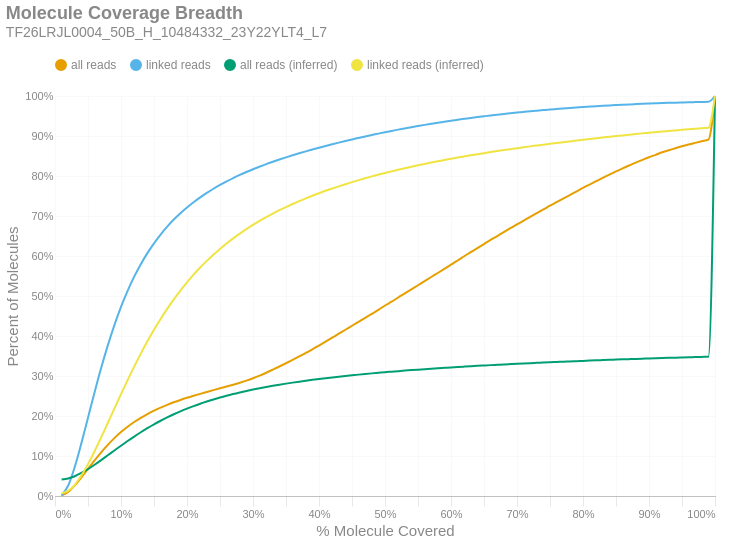

Write notebook code for a chart like this one.
### Markdown cell above
### Molecule Read Coverage
This chart shows molecule coverage breadth as computed by the number of bases aligned to that molecule. In other words, "*how much of each unique long molecule is actually sequenced/aligned?*" Keep in mind there is a distinction between sequences and alignments, since some sequences belonging to a particular molecule may not align well and wouldn't appear in the alignment data. This chart also shows molecule coverage breadth as computed by the *inferred fragment* from which the aligned sequences originate. Unlike read coverage, this calculation takes into account the total insert size, including unsequenced gaps between the forward and reverse reads. Like the previous figures, these are cumulative percents.

### Code cell
if SKIPLR:
    print_html(f"Skipped")
else:
    binned_df = consolidated_hist(valids['coverage_bp'], mask, 0.01, True)
    binned_df_inf = consolidated_hist(valids['coverage_inserts'], mask, 0.01, True)
    binned_df = binned_df.with_columns(pl.lit(binned_df_inf['all reads (cumsum)']).alias('all reads (inferred)'))
    binned_df = binned_df.with_columns(pl.lit(binned_df_inf['linked reads (cumsum)']).alias('linked reads (inferred)'))
    binned_df = binned_df.with_columns(
        (pl.col('bin').cast(pl.Float64) + 0.01).alias('right_edge')
    )

    with SafeRender(binned_df):
        (
            density_plot(binned_df, 'Molecule Coverage Breadth', samplename, 'molcov', ['all reads (inferred)','linked reads (inferred)'])
            .encode(
                #x=alt.X('bin:Q', title="% Molecule Covered").axis(format = '%').scale(padding=0),
                x=alt.X('right_edge:Q', title="% Molecule Covered").axis(format='%').scale(padding=0),
                y=alt.Y('value:Q', title='Percent of Molecules')
                    .axis(format='%')
                    .stack(False)
                    .scale(domainMin=0, padding=0),
                color=alt.Color("key:N").scale(domain = ["all reads", "linked reads", "all reads (inferred)", "linked reads (inferred)"]),
                tooltip = [
                    alt.Tooltip("key:N", title = "Data Type"),
                    alt.Tooltip("range_label:N", title="% Molecule Covered"),
                    alt.Tooltip("value:Q", format = ".2%", title="% Molecules")
                ]
            )
        ).display()

### Figure 1 — Vega-Lite specification as saved in the notebook (floating-point values rounded to 4 significant figures)
{"width": "container", "height": 400, "config": {"title": {"anchor": "start", "dy": -15, "fontSize": 18, "color": "#888888", "subtitleColor": "#888888", "subtitleFontSize": 14}, "arc": {"fill": "#0072B2"}, "axis": {"domainColor": "#888888", "domainWidth": 0.5, "gridWidth": 0.2, "grid": false, "titleFontWeight": 400, "titleFontSize": 15, "labelFontSize": 11, "labelColor": "#888888", "tickColor": "#888888", "tickWidth": 0.2, "titleColor": "#888888"}, "axisBand": {"grid": false}, "axisX": {"grid": true, "tickSize": 10, "domainCap": "round"}, "axisY": {"domain": false, "grid": true, "tickSize": 0, "domainCap": "round"}, "background": "transparent", "header": {"labelFontSize": 15, "labelColor": "#888888", "titleFontSize": 15, "titleFontWeight": 600, "titleColor": "#888888"}, "legend": {"labelFont": "sans-serif", "labelFontSize": 12, "labelColor": "#888888", "symbolSize": 100, "symbolType": "circle", "titleFontSize": 12, "titlePadding": 10, "titleColor": "#888888", "title": null, "orient": "top"}, "range": {"category": ["#E69F00", "#56B4E9", "#009E73", "#F0E442", "#0072B2", "#D55E00", "#CC79A7", "#000000"], "diverging": ["#cfe8f3", "#a2d4ec", "#73bfe2", "#46abdb", "#1696d2", "#12719e"]}, "area": {"fill": "#0072B2", "fillOpacity": 0.7, "line": true, "strokeOpacity": 0.7}, "line": {"color": "#0072B2", "stroke": "#0072B2", "strokeWidth": 2}, "trail": {"color": "#0072B2", "stroke": "#0072B2", "strokeWidth": 0, "size": 1}, "point": {"filled": true, "fillOpacity": 1.0, "size": 95}, "text": {"color": "#888888", "fontSize": 11, "align": "right", "fontWeight": 400, "size": 11}, "bar": {"fill": "#0072B2", "stroke": null}, "view": {"stroke": null, "continuousWidth": 660, "continuousHeight": 400}}, "data": {"name": "data-b9b77c09cbedf74b3cb514e83a200228"}, "mark": {"type": "line", "interpolate": "monotone", "point": {"opacity": 0, "size": 275}}, "encoding": {"color": {"field": "key", "scale": {"domain": ["all reads", "linked reads", "all reads (inferred)", "linked reads (inferred)"]}, "type": "nominal"}, "tooltip": [{"field": "key", "title": "Data Type", "type": "nominal"}, {"field": "range_label", "title": "% Molecule Covered", "type": "nominal"}, {"field": "value", "format": ".2%", "title": "% Molecules", "type": "quantitative"}], "x": {"axis": {"format": "%"}, "field": "right_edge", "scale": {"padding": 0}, "title": "% Molecule Covered", "type": "quantitative"}, "y": {"axis": {"format": "%"}, "field": "value", "scale": {"domainMin": 0, "padding": 0}, "stack": false, "title": "Percent of Molecules", "type": "quantitative"}}, "params": [{"name": "param_c36ac31b6afebe62", "select": {"type": "point", "fields": ["key"]}, "bind": "legend"}], "title": {"text": "Molecule Coverage Breadth", "subtitle": "TF26LRJL0004_50B_H_10484332_23Y22YLT4_L7"}, "transform": [{"fold": ["all reads (cumsum)", "linked reads (cumsum)", "all reads (inferred)", "linked reads (inferred)"]}, {"calculate": "replace(datum.key, ' (cumsum)', '')", "as": "key"}, {"filter": {"param": "param_c36ac31b6afebe62"}}], "usermeta": {"embedOptions": {"downloadFileName": "TF26LRJL0004_50B_H_10484332_23Y22YLT4_L7.molcov"}}, "$schema": "https://vega.github.io/schema/vega-lite/v6.4.1.json", "datasets": {"data-b9b77c09cbedf74b3cb514e83a200228": [{"bin": "0.0", "interval": "0.0-0.01", "all reads": 0.000884, "linked reads": 0.001649, "all reads (cumsum)": 0.000884, "linked reads (cumsum)": 0.001649, "range_label": "0.0-0.01", "all reads (inferred)": 0.04153, "linked reads (inferred)": 0.006835, "right_edge": 0.01}, {"bin": "0.01", "interval": "0.01-0.02", "all reads": 0.009119, "linked reads": 0.02452, "all reads (cumsum)": 0.01, "linked reads (cumsum)": 0.02617, "range_label": "0.01-0.02", "all reads (inferred)": 0.04398, "linked reads (inferred)": 0.01262, "right_edge": 0.02}, {"bin": "0.02", "interval": "0.02-0.03", "all reads": 0.01646, "linked reads": 0.04715, "all reads (cumsum)": 0.02646, "linked reads (cumsum)": 0.07332, "range_label": "0.02-0.03", "all reads (inferred)": 0.04949, "linked reads (inferred)": 0.02786, "right_edge": 0.03}, {"bin": "0.03", "interval": "0.03-0.04", "all reads": 0.0199, "linked reads": 0.05886, "all reads (cumsum)": 0.04636, "linked reads (cumsum)": 0.1322, "range_label": "0.03-0.04", "all reads (inferred)": 0.05752, "linked reads (inferred)": 0.05105, "right_edge": 0.04}, {"bin": "0.04", "interval": "0.04-0.05", "all reads": 0.0213, "linked reads": 0.06365, "all reads (cumsum)": 0.06767, "linked reads (cumsum)": 0.1958, "range_label": "0.04-0.05", "all reads (inferred)": 0.0673, "linked reads (inferred)": 0.07964, "right_edge": 0.05}, {"bin": "0.05", "interval": "0.05-0.06", "all reads": 0.0212, "linked reads": 0.06367, "all reads (cumsum)": 0.08887, "linked reads (cumsum)": 0.2595, "range_label": "0.05-0.06", "all reads (inferred)": 0.07822, "linked reads (inferred)": 0.112, "right_edge": 0.06}, {"bin": "0.06", "interval": "0.06-0.07", "all reads": 0.02024, "linked reads": 0.06088, "all reads (cumsum)": 0.1091, "linked reads (cumsum)": 0.3204, "range_label": "0.06-0.07", "all reads (inferred)": 0.08984, "linked reads (inferred)": 0.1467, "right_edge": 0.07}, {"bin": "0.07", "interval": "0.07-0.08", "all reads": 0.01868, "linked reads": 0.05622, "all reads (cumsum)": 0.1278, "linked reads (cumsum)": 0.3766, "range_label": "0.07-0.08", "all reads (inferred)": 0.1018, "linked reads (inferred)": 0.1825, "right_edge": 0.08}, {"bin": "0.08", "interval": "0.08-0.09", "all reads": 0.01686, "linked reads": 0.05076, "all reads (cumsum)": 0.1446, "linked reads (cumsum)": 0.4274, "range_label": "0.08-0.09", "all reads (inferred)": 0.1138, "linked reads (inferred)": 0.2186, "right_edge": 0.09}, {"bin": "0.09", "interval": "0.09-0.1", "all reads": 0.01515, "linked reads": 0.04552, "all reads (cumsum)": 0.1598, "linked reads (cumsum)": 0.4729, "range_label": "0.09-0.1", "all reads (inferred)": 0.1257, "linked reads (inferred)": 0.2545, "right_edge": 0.1}, {"bin": "0.1", "interval": "0.1-0.11", "all reads": 0.01338, "linked reads": 0.04012, "all reads (cumsum)": 0.1732, "linked reads (cumsum)": 0.513, "range_label": "0.1-0.11", "all reads (inferred)": 0.1374, "linked reads (inferred)": 0.2895, "right_edge": 0.11}, {"bin": "0.11", "interval": "0.11-0.12", "all reads": 0.01186, "linked reads": 0.03544, "all reads (cumsum)": 0.185, "linked reads (cumsum)": 0.5484, "range_label": "0.11-0.12", "all reads (inferred)": 0.1486, "linked reads (inferred)": 0.3235, "right_edge": 0.12}, {"bin": "0.12", "interval": "0.12-0.13", "all reads": 0.0105, "linked reads": 0.03119, "all reads (cumsum)": 0.1955, "linked reads (cumsum)": 0.5796, "range_label": "0.12-0.13", "all reads (inferred)": 0.1594, "linked reads (inferred)": 0.3559, "right_edge": 0.13}, {"bin": "0.13", "interval": "0.13-0.14", "all reads": 0.009386, "linked reads": 0.02762, "all reads (cumsum)": 0.2049, "linked reads (cumsum)": 0.6072, "range_label": "0.13-0.14", "all reads (inferred)": 0.1696, "linked reads (inferred)": 0.3866, "right_edge": 0.14}, {"bin": "0.14", "interval": "0.14-0.15", "all reads": 0.008412, "linked reads": 0.02446, "all reads (cumsum)": 0.2133, "linked reads (cumsum)": 0.6317, "range_label": "0.14-0.15", "all reads (inferred)": 0.1791, "linked reads (inferred)": 0.4155, "right_edge": 0.15}, {"bin": "0.15", "interval": "0.15-0.16", "all reads": 0.007666, "linked reads": 0.02203, "all reads (cumsum)": 0.221, "linked reads (cumsum)": 0.6537, "range_label": "0.15-0.16", "all reads (inferred)": 0.1881, "linked reads (inferred)": 0.4426, "right_edge": 0.16}, {"bin": "0.16", "interval": "0.16-0.17", "all reads": 0.00694, "linked reads": 0.01965, "all reads (cumsum)": 0.2279, "linked reads (cumsum)": 0.6734, "range_label": "0.16-0.17", "all reads (inferred)": 0.1965, "linked reads (inferred)": 0.4679, "right_edge": 0.17}, {"bin": "0.17", "interval": "0.17-0.18", "all reads": 0.006373, "linked reads": 0.01769, "all reads (cumsum)": 0.2343, "linked reads (cumsum)": 0.6911, "range_label": "0.17-0.18", "all reads (inferred)": 0.2043, "linked reads (inferred)": 0.4916, "right_edge": 0.18}, {"bin": "0.18", "interval": "0.18-0.19", "all reads": 0.005838, "linked reads": 0.01587, "all reads (cumsum)": 0.2401, "linked reads (cumsum)": 0.707, "range_label": "0.18-0.19", "all reads (inferred)": 0.2116, "linked reads (inferred)": 0.5136, "right_edge": 0.19}, {"bin": "0.19", "interval": "0.19-0.2", "all reads": 0.005401, "linked reads": 0.01433, "all reads (cumsum)": 0.2455, "linked reads (cumsum)": 0.7213, "range_label": "0.19-0.2", "all reads (inferred)": 0.2184, "linked reads (inferred)": 0.5342, "right_edge": 0.2}, {"bin": "0.2", "interval": "0.2-0.21", "all reads": 0.005032, "linked reads": 0.01305, "all reads (cumsum)": 0.2506, "linked reads (cumsum)": 0.7343, "range_label": "0.2-0.21", "all reads (inferred)": 0.2248, "linked reads (inferred)": 0.5533, "right_edge": 0.21}, {"bin": "0.21", "interval": "0.21-0.22", "all reads": 0.00483, "linked reads": 0.01214, "all reads (cumsum)": 0.2554, "linked reads (cumsum)": 0.7465, "range_label": "0.21-0.22", "all reads (inferred)": 0.2307, "linked reads (inferred)": 0.5712, "right_edge": 0.22}, {"bin": "0.22", "interval": "0.22-0.23", "all reads": 0.004679, "linked reads": 0.01117, "all reads (cumsum)": 0.2601, "linked reads (cumsum)": 0.7576, "range_label": "0.22-0.23", "all reads (inferred)": 0.2362, "linked reads (inferred)": 0.5877, "right_edge": 0.23}, {"bin": "0.23", "interval": "0.23-0.24", "all reads": 0.004651, "linked reads": 0.0105, "all reads (cumsum)": 0.2647, "linked reads (cumsum)": 0.7682, "range_label": "0.23-0.24", "all reads (inferred)": 0.2413, "linked reads (inferred)": 0.6032, "right_edge": 0.24}, {"bin": "0.24", "interval": "0.24-0.25", "all reads": 0.004456, "linked reads": 0.009579, "all reads (cumsum)": 0.2692, "linked reads (cumsum)": 0.7777, "range_label": "0.24-0.25", "all reads (inferred)": 0.2461, "linked reads (inferred)": 0.6177, "right_edge": 0.25}, {"bin": "0.25", "interval": "0.25-0.26", "all reads": 0.004346, "linked reads": 0.008813, "all reads (cumsum)": 0.2735, "linked reads (cumsum)": 0.7865, "range_label": "0.25-0.26", "all reads (inferred)": 0.2506, "linked reads (inferred)": 0.6313, "right_edge": 0.26}, {"bin": "0.26", "interval": "0.26-0.27", "all reads": 0.004555, "linked reads": 0.008324, "all reads (cumsum)": 0.2781, "linked reads (cumsum)": 0.7949, "range_label": "0.26-0.27", "all reads (inferred)": 0.2549, "linked reads (inferred)": 0.6441, "right_edge": 0.27}, {"bin": "0.27", "interval": "0.27-0.28", "all reads": 0.004908, "linked reads": 0.007811, "all reads (cumsum)": 0.283, "linked reads (cumsum)": 0.8027, "range_label": "0.27-0.28", "all reads (inferred)": 0.2588, "linked reads (inferred)": 0.656, "right_edge": 0.28}, {"bin": "0.28", "interval": "0.28-0.29", "all reads": 0.005355, "linked reads": 0.007293, "all reads (cumsum)": 0.2884, "linked reads (cumsum)": 0.81, "range_label": "0.28-0.29", "all reads (inferred)": 0.2626, "linked reads (inferred)": 0.6673, "right_edge": 0.29}, {"bin": "0.29", "interval": "0.29-0.3", "all reads": 0.005899, "linked reads": 0.00686, "all reads (cumsum)": 0.2943, "linked reads (cumsum)": 0.8168, "range_label": "0.29-0.3", "all reads (inferred)": 0.2661, "linked reads (inferred)": 0.6778, "right_edge": 0.3}, {"bin": "0.3", "interval": "0.3-0.31", "all reads": 0.00659, "linked reads": 0.006503, "all reads (cumsum)": 0.3008, "linked reads (cumsum)": 0.8233, "range_label": "0.3-0.31", "all reads (inferred)": 0.2694, "linked reads (inferred)": 0.6877, "right_edge": 0.31}, {"bin": "0.31", "interval": "0.31-0.32", "all reads": 0.007311, "linked reads": 0.006341, "all reads (cumsum)": 0.3082, "linked reads (cumsum)": 0.8297, "range_label": "0.31-0.32", "all reads (inferred)": 0.2725, "linked reads (inferred)": 0.697, "right_edge": 0.32}, {"bin": "0.32", "interval": "0.32-0.33", "all reads": 0.007717, "linked reads": 0.005895, "all reads (cumsum)": 0.3159, "linked reads (cumsum)": 0.8356, "range_label": "0.32-0.33", "all reads (inferred)": 0.2755, "linked reads (inferred)": 0.706, "right_edge": 0.33}, {"bin": "0.33", "interval": "0.33-0.34", "all reads": 0.00788, "linked reads": 0.005627, "all reads (cumsum)": 0.3238, "linked reads (cumsum)": 0.8412, "range_label": "0.33-0.34", "all reads (inferred)": 0.2783, "linked reads (inferred)": 0.7145, "right_edge": 0.34}, {"bin": "0.34", "interval": "0.34-0.35", "all reads": 0.008126, "linked reads": 0.005385, "all reads (cumsum)": 0.3319, "linked reads (cumsum)": 0.8466, "range_label": "0.34-0.35", "all reads (inferred)": 0.2809, "linked reads (inferred)": 0.7224, "right_edge": 0.35}, {"bin": "0.35", "interval": "0.35-0.36", "all reads": 0.008339, "linked reads": 0.005207, "all reads (cumsum)": 0.3402, "linked reads (cumsum)": 0.8518, "range_label": "0.35-0.36", "all reads (inferred)": 0.2835, "linked reads (inferred)": 0.7299, "right_edge": 0.36}, {"bin": "0.36", "interval": "0.36-0.37", "all reads": 0.00859, "linked reads": 0.004988, "all reads (cumsum)": 0.3488, "linked reads (cumsum)": 0.8568, "range_label": "0.36-0.37", "all reads (inferred)": 0.2859, "linked reads (inferred)": 0.7372, "right_edge": 0.37}, {"bin": "0.37", "interval": "0.37-0.38", "all reads": 0.008891, "linked reads": 0.004845, "all reads (cumsum)": 0.3577, "linked reads (cumsum)": 0.8616, "range_label": "0.37-0.38", "all reads (inferred)": 0.2882, "linked reads (inferred)": 0.7441, "right_edge": 0.38}, {"bin": "0.38", "interval": "0.38-0.39", "all reads": 0.008989, "linked reads": 0.004583, "all reads (cumsum)": 0.3667, "linked reads (cumsum)": 0.8662, "range_label": "0.38-0.39", "all reads (inferred)": 0.2904, "linked reads (inferred)": 0.7506, "right_edge": 0.39}, {"bin": "0.39", "interval": "0.39-0.4", "all reads": 0.009456, "linked reads": 0.004548, "all reads (cumsum)": 0.3761, "linked reads (cumsum)": 0.8708, "range_label": "0.39-0.4", "all reads (inferred)": 0.2925, "linked reads (inferred)": 0.757, "right_edge": 0.4}, {"bin": "0.4", "interval": "0.4-0.41", "all reads": 0.009606, "linked reads": 0.004341, "all reads (cumsum)": 0.3858, "linked reads (cumsum)": 0.8751, "range_label": "0.4-0.41", "all reads (inferred)": 0.2945, "linked reads (inferred)": 0.763, "right_edge": 0.41}, {"bin": "0.41", "interval": "0.41-0.42", "all reads": 0.009934, "linked reads": 0.004266, "all reads (cumsum)": 0.3957, "linked reads (cumsum)": 0.8794, "range_label": "0.41-0.42", "all reads (inferred)": 0.2964, "linked reads (inferred)": 0.7687, "right_edge": 0.42}, {"bin": "0.42", "interval": "0.42-0.43", "all reads": 0.01, "linked reads": 0.004145, "all reads (cumsum)": 0.4057, "linked reads (cumsum)": 0.8835, "range_label": "0.42-0.43", "all reads (inferred)": 0.2982, "linked reads (inferred)": 0.7742, "right_edge": 0.43}, {"bin": "0.43", "interval": "0.43-0.44", "all reads": 0.009923, "linked reads": 0.004012, "all reads (cumsum)": 0.4156, "linked reads (cumsum)": 0.8875, "range_label": "0.43-0.44", "all reads (inferred)": 0.3, "linked reads (inferred)": 0.7795, "right_edge": 0.44}, {"bin": "0.44", "interval": "0.44-0.45", "all reads": 0.01003, "linked reads": 0.00394, "all reads (cumsum)": 0.4256, "linked reads (cumsum)": 0.8915, "range_label": "0.44-0.45", "all reads (inferred)": 0.3018, "linked reads (inferred)": 0.7847, "right_edge": 0.45}, {"bin": "0.45", "interval": "0.45-0.46", "all reads": 0.009907, "linked reads": 0.003723, "all reads (cumsum)": 0.4356, "linked reads (cumsum)": 0.8952, "range_label": "0.45-0.46", "all reads (inferred)": 0.3034, "linked reads (inferred)": 0.7897, "right_edge": 0.46}, {"bin": "0.46", "interval": "0.46-0.47", "all reads": 0.009892, "linked reads": 0.003692, "all reads (cumsum)": 0.4454, "linked reads (cumsum)": 0.8989, "range_label": "0.46-0.47", "all reads (inferred)": 0.305, "linked reads (inferred)": 0.7944, "right_edge": 0.47}, {"bin": "0.47", "interval": "0.47-0.48", "all reads": 0.01007, "linked reads": 0.003611, "all reads (cumsum)": 0.4555, "linked reads (cumsum)": 0.9025, "range_label": "0.47-0.48", "all reads (inferred)": 0.3066, "linked reads (inferred)": 0.799, "right_edge": 0.48}, {"bin": "0.48", "interval": "0.48-0.49", "all reads": 0.009835, "linked reads": 0.003484, "all reads (cumsum)": 0.4653, "linked reads (cumsum)": 0.906, "range_label": "0.48-0.49", "all reads (inferred)": 0.308, "linked reads (inferred)": 0.8033, "right_edge": 0.49}, {"bin": "0.49", "interval": "0.49-0.5", "all reads": 0.01094, "linked reads": 0.003492, "all reads (cumsum)": 0.4763, "linked reads (cumsum)": 0.9095, "range_label": "0.49-0.5", "all reads (inferred)": 0.3095, "linked reads (inferred)": 0.8077, "right_edge": 0.5}, {"bin": "0.5", "interval": "0.5-0.51", "all reads": 0.009449, "linked reads": 0.003197, "all reads (cumsum)": 0.4857, "linked reads (cumsum)": 0.9127, "range_label": "0.5-0.51", "all reads (inferred)": 0.3108, "linked reads (inferred)": 0.8116, "right_edge": 0.51}, {"bin": "0.51", "interval": "0.51-0.52", "all reads": 0.01057, "linked reads": 0.003265, "all reads (cumsum)": 0.4963, "linked reads (cumsum)": 0.9159, "range_label": "0.51-0.52", "all reads (inferred)": 0.3122, "linked reads (inferred)": 0.8156, "right_edge": 0.52}, {"bin": "0.52", "interval": "0.52-0.53", "all reads": 0.01015, "linked reads": 0.003077, "all reads (cumsum)": 0.5065, "linked reads (cumsum)": 0.919, "range_label": "0.52-0.53", "all reads (inferred)": 0.3135, "linked reads (inferred)": 0.8195, "right_edge": 0.53}, {"bin": "0.53", "interval": "0.53-0.54", "all reads": 0.01034, "linked reads": 0.003066, "all reads (cumsum)": 0.5168, "linked reads (cumsum)": 0.9221, "range_label": "0.53-0.54", "all reads (inferred)": 0.3147, "linked reads (inferred)": 0.8232, "right_edge": 0.54}, {"bin": "0.54", "interval": "0.54-0.55", "all reads": 0.01012, "linked reads": 0.00289, "all reads (cumsum)": 0.5269, "linked reads (cumsum)": 0.925, "range_label": "0.54-0.55", "all reads (inferred)": 0.3159, "linked reads (inferred)": 0.8268, "right_edge": 0.55}, {"bin": "0.55", "interval": "0.55-0.56", "all reads": 0.01041, "linked reads": 0.002856, "all reads (cumsum)": 0.5373, "linked reads (cumsum)": 0.9278, "range_label": "0.55-0.56", "all reads (inferred)": 0.3171, "linked reads (inferred)": 0.8302, "right_edge": 0.56}, {"bin": "0.56", "interval": "0.56-0.57", "all reads": 0.01018, "linked reads": 0.002698, "all reads (cumsum)": 0.5475, "linked reads (cumsum)": 0.9305, "range_label": "0.56-0.57", "all reads (inferred)": 0.3183, "linked reads (inferred)": 0.8337, "right_edge": 0.57}, {"bin": "0.57", "interval": "0.57-0.58", "all reads": 0.01002, "linked reads": 0.002648, "all reads (cumsum)": 0.5575, "linked reads (cumsum)": 0.9332, "range_label": "0.57-0.58", "all reads (inferred)": 0.3194, "linked reads (inferred)": 0.8369, "right_edge": 0.58}, {"bin": "0.58", "interval": "0.58-0.59", "all reads": 0.01033, "linked reads": 0.00253, "all reads (cumsum)": 0.5679, "linked reads (cumsum)": 0.9357, "range_label": "0.58-0.59", "all reads (inferred)": 0.3204, "linked reads (inferred)": 0.84, "right_edge": 0.59}, {"bin": "0.59", "interval": "0.59-0.6", "all reads": 0.01062, "linked reads": 0.002497, "all reads (cumsum)": 0.5785, "linked reads (cumsum)": 0.9382, "range_label": "0.59-0.6", "all reads (inferred)": 0.3215, "linked reads (inferred)": 0.8431, "right_edge": 0.6}, {"bin": "0.6", "interval": "0.6-0.61", "all reads": 0.01023, "linked reads": 0.002354, "all reads (cumsum)": 0.5887, "linked reads (cumsum)": 0.9405, "range_label": "0.6-0.61", "all reads (inferred)": 0.3225, "linked reads (inferred)": 0.8461, "right_edge": 0.61}, {"bin": "0.61", "interval": "0.61-0.62", "all reads": 0.01066, "linked reads": 0.002305, "all reads (cumsum)": 0.5994, "linked reads (cumsum)": 0.9428, "range_label": "0.61-0.62", "all reads (inferred)": 0.3235, "linked reads (inferred)": 0.8489, "right_edge": 0.62}, {"bin": "0.62", "interval": "0.62-0.63", "all reads": 0.01027, "linked reads": 0.002259, "all reads (cumsum)": 0.6096, "linked reads (cumsum)": 0.9451, "range_label": "0.62-0.63", "all reads (inferred)": 0.3244, "linked reads (inferred)": 0.8518, "right_edge": 0.63}, {"bin": "0.63", "interval": "0.63-0.64", "all reads": 0.01026, "linked reads": 0.002137, "all reads (cumsum)": 0.6199, "linked reads (cumsum)": 0.9472, "range_label": "0.63-0.64", "all reads (inferred)": 0.3254, "linked reads (inferred)": 0.8545, "right_edge": 0.64}, {"bin": "0.64", "interval": "0.64-0.65", "all reads": 0.01002, "linked reads": 0.002061, "all reads (cumsum)": 0.6299, "linked reads (cumsum)": 0.9493, "range_label": "0.64-0.65", "all reads (inferred)": 0.3263, "linked reads (inferred)": 0.8572, "right_edge": 0.65}, {"bin": "0.65", "interval": "0.65-0.66", "all reads": 0.01029, "linked reads": 0.002014, "all reads (cumsum)": 0.6402, "linked reads (cumsum)": 0.9513, "range_label": "0.65-0.66", "all reads (inferred)": 0.3272, "linked reads (inferred)": 0.8598, "right_edge": 0.66}, {"bin": "0.66", "interval": "0.66-0.67", "all reads": 0.009707, "linked reads": 0.00185, "all reads (cumsum)": 0.6499, "linked reads (cumsum)": 0.9532, "range_label": "0.66-0.67", "all reads (inferred)": 0.328, "linked reads (inferred)": 0.8623, "right_edge": 0.67}, {"bin": "0.67", "interval": "0.67-0.68", "all reads": 0.009873, "linked reads": 0.00189, "all reads (cumsum)": 0.6598, "linked reads (cumsum)": 0.9551, "range_label": "0.67-0.68", "all reads (inferred)": 0.3289, "linked reads (inferred)": 0.8648, "right_edge": 0.68}, {"bin": "0.68", "interval": "0.68-0.69", "all reads": 0.009639, "linked reads": 0.001744, "all reads (cumsum)": 0.6694, "linked reads (cumsum)": 0.9568, "range_label": "0.68-0.69", "all reads (inferred)": 0.3297, "linked reads (inferred)": 0.8671, "right_edge": 0.69}, {"bin": "0.69", "interval": "0.69-0.7", "all reads": 0.009675, "linked reads": 0.001683, "all reads (cumsum)": 0.6791, "linked reads (cumsum)": 0.9585, "range_label": "0.69-0.7", "all reads (inferred)": 0.3305, "linked reads (inferred)": 0.8695, "right_edge": 0.7}, {"bin": "0.7", "interval": "0.7-0.71", "all reads": 0.009304, "linked reads": 0.001649, "all reads (cumsum)": 0.6884, "linked reads (cumsum)": 0.9601, "range_label": "0.7-0.71", "all reads (inferred)": 0.3313, "linked reads (inferred)": 0.8718, "right_edge": 0.71}, {"bin": "0.71", "interval": "0.71-0.72", "all reads": 0.009274, "linked reads": 0.001612, "all reads (cumsum)": 0.6977, "linked reads (cumsum)": 0.9617, "range_label": "0.71-0.72", "all reads (inferred)": 0.3321, "linked reads (inferred)": 0.8741, "right_edge": 0.72}, {"bin": "0.72", "interval": "0.72-0.73", "all reads": 0.009433, "linked reads": 0.00152, "all reads (cumsum)": 0.7071, "linked reads (cumsum)": 0.9633, "range_label": "0.72-0.73", "all reads (inferred)": 0.3329, "linked reads (inferred)": 0.8762, "right_edge": 0.73}, {"bin": "0.73", "interval": "0.73-0.74", "all reads": 0.009161, "linked reads": 0.001493, "all reads (cumsum)": 0.7163, "linked reads (cumsum)": 0.9648, "range_label": "0.73-0.74", "all reads (inferred)": 0.3336, "linked reads (inferred)": 0.8784, "right_edge": 0.74}, {"bin": "0.74", "interval": "0.74-0.75", "all reads": 0.0095, "linked reads": 0.001471, "all reads (cumsum)": 0.7258, "linked reads (cumsum)": 0.9662, "range_label": "0.74-0.75", "all reads (inferred)": 0.3343, "linked reads (inferred)": 0.8805, "right_edge": 0.75}, {"bin": "0.75", "interval": "0.75-0.76", "all reads": 0.008838, "linked reads": 0.001306, "all reads (cumsum)": 0.7346, "linked reads (cumsum)": 0.9675, "range_label": "0.75-0.76", "all reads (inferred)": 0.335, "linked reads (inferred)": 0.8825, "right_edge": 0.76}, {"bin": "0.76", "interval": "0.76-0.77", "all reads": 0.009037, "linked reads": 0.001312, "all reads (cumsum)": 0.7436, "linked reads (cumsum)": 0.9688, "range_label": "0.76-0.77", "all reads (inferred)": 0.3357, "linked reads (inferred)": 0.8846, "right_edge": 0.77}, {"bin": "0.77", "interval": "0.77-0.78", "all reads": 0.00882, "linked reads": 0.001219, "all reads (cumsum)": 0.7525, "linked reads (cumsum)": 0.9701, "range_label": "0.77-0.78", "all reads (inferred)": 0.3364, "linked reads (inferred)": 0.8865, "right_edge": 0.78}, {"bin": "0.78", "interval": "0.78-0.79", "all reads": 0.008695, "linked reads": 0.001173, "all reads (cumsum)": 0.7612, "linked reads (cumsum)": 0.9712, "range_label": "0.78-0.79", "all reads (inferred)": 0.3371, "linked reads (inferred)": 0.8885, "right_edge": 0.79}, {"bin": "0.79", "interval": "0.79-0.8", "all reads": 0.009102, "linked reads": 0.001215, "all reads (cumsum)": 0.7703, "linked reads (cumsum)": 0.9724, "range_label": "0.79-0.8", "all reads (inferred)": 0.3378, "linked reads (inferred)": 0.8905, "right_edge": 0.8}, {"bin": "0.8", "interval": "0.8-0.81", "all reads": 0.008335, "linked reads": 0.00104, "all reads (cumsum)": 0.7786, "linked reads (cumsum)": 0.9735, "range_label": "0.8-0.81", "all reads (inferred)": 0.3385, "linked reads (inferred)": 0.8924, "right_edge": 0.81}, {"bin": "0.81", "interval": "0.81-0.82", "all reads": 0.008383, "linked reads": 0.001047, "all reads (cumsum)": 0.787, "linked reads (cumsum)": 0.9745, "range_label": "0.81-0.82", "all reads (inferred)": 0.3391, "linked reads (inferred)": 0.8943, "right_edge": 0.82}, {"bin": "0.82", "interval": "0.82-0.83", "all reads": 0.008512, "linked reads": 0.0009842, "all reads (cumsum)": 0.7955, "linked reads (cumsum)": 0.9755, "range_label": "0.82-0.83", "all reads (inferred)": 0.3397, "linked reads (inferred)": 0.8961, "right_edge": 0.83}, {"bin": "0.83", "interval": "0.83-0.84", "all reads": 0.008143, "linked reads": 0.0009368, "all reads (cumsum)": 0.8036, "linked reads (cumsum)": 0.9765, "range_label": "0.83-0.84", "all reads (inferred)": 0.3404, "linked reads (inferred)": 0.898, "right_edge": 0.84}, {"bin": "0.84", "interval": "0.84-0.85", "all reads": 0.007737, "linked reads": 0.0008824, "all reads (cumsum)": 0.8114, "linked reads (cumsum)": 0.9773, "range_label": "0.84-0.85", "all reads (inferred)": 0.341, "linked reads (inferred)": 0.8998, "right_edge": 0.85}, {"bin": "0.85", "interval": "0.85-0.86", "all reads": 0.007679, "linked reads": 0.0008608, "all reads (cumsum)": 0.819, "linked reads (cumsum)": 0.9782, "range_label": "0.85-0.86", "all reads (inferred)": 0.3416, "linked reads (inferred)": 0.9015, "right_edge": 0.86}, {"bin": "0.86", "interval": "0.86-0.87", "all reads": 0.007283, "linked reads": 0.000796, "all reads (cumsum)": 0.8263, "linked reads (cumsum)": 0.979, "range_label": "0.86-0.87", "all reads (inferred)": 0.3422, "linked reads (inferred)": 0.9032, "right_edge": 0.87}, {"bin": "0.87", "interval": "0.87-0.88", "all reads": 0.007227, "linked reads": 0.000736, "all reads (cumsum)": 0.8336, "linked reads (cumsum)": 0.9797, "range_label": "0.87-0.88", "all reads (inferred)": 0.3428, "linked reads (inferred)": 0.9049, "right_edge": 0.88}, {"bin": "0.88", "interval": "0.88-0.89", "all reads": 0.006799, "linked reads": 0.0007084, "all reads (cumsum)": 0.8404, "linked reads (cumsum)": 0.9804, "range_label": "0.88-0.89", "all reads (inferred)": 0.3433, "linked reads (inferred)": 0.9066, "right_edge": 0.89}, {"bin": "0.89", "interval": "0.89-0.9", "all reads": 0.006664, "linked reads": 0.0006626, "all reads (cumsum)": 0.847, "linked reads (cumsum)": 0.9811, "range_label": "0.89-0.9", "all reads (inferred)": 0.3439, "linked reads (inferred)": 0.9082, "right_edge": 0.9}, {"bin": "0.9", "interval": "0.9-0.91", "all reads": 0.005922, "linked reads": 0.0006078, "all reads (cumsum)": 0.8529, "linked reads (cumsum)": 0.9817, "range_label": "0.9-0.91", "all reads (inferred)": 0.3444, "linked reads (inferred)": 0.9097, "right_edge": 0.91}, {"bin": "0.91", "interval": "0.91-0.92", "all reads": 0.006314, "linked reads": 0.0005992, "all reads (cumsum)": 0.8593, "linked reads (cumsum)": 0.9823, "range_label": "0.91-0.92", "all reads (inferred)": 0.3449, "linked reads (inferred)": 0.9112, "right_edge": 0.92}, {"bin": "0.92", "interval": "0.92-0.93", "all reads": 0.005043, "linked reads": 0.0005403, "all reads (cumsum)": 0.8643, "linked reads (cumsum)": 0.9828, "range_label": "0.92-0.93", "all reads (inferred)": 0.3454, "linked reads (inferred)": 0.9126, "right_edge": 0.93}, {"bin": "0.93", "interval": "0.93-0.94", "all reads": 0.005146, "linked reads": 0.0004975, "all reads (cumsum)": 0.8694, "linked reads (cumsum)": 0.9833, "range_label": "0.93-0.94", "all reads (inferred)": 0.3459, "linked reads (inferred)": 0.914, "right_edge": 0.94}, {"bin": "0.94", "interval": "0.94-0.95", "all reads": 0.0051, "linked reads": 0.0004718, "all reads (cumsum)": 0.8745, "linked reads (cumsum)": 0.9838, "range_label": "0.94-0.95", "all reads (inferred)": 0.3464, "linked reads (inferred)": 0.9154, "right_edge": 0.95}, {"bin": "0.95", "interval": "0.95-0.96", "all reads": 0.004057, "linked reads": 0.0004606, "all reads (cumsum)": 0.8786, "linked reads (cumsum)": 0.9843, "range_label": "0.95-0.96", "all reads (inferred)": 0.3468, "linked reads (inferred)": 0.9167, "right_edge": 0.96}, {"bin": "0.96", "interval": "0.96-0.97", "all reads": 0.004286, "linked reads": 0.0004103, "all reads (cumsum)": 0.8829, "linked reads (cumsum)": 0.9847, "range_label": "0.96-0.97", "all reads (inferred)": 0.3473, "linked reads (inferred)": 0.9181, "right_edge": 0.97}, {"bin": "0.97", "interval": "0.97-0.98", "all reads": 0.004038, "linked reads": 0.0004099, "all reads (cumsum)": 0.8869, "linked reads (cumsum)": 0.9851, "range_label": "0.97-0.98", "all reads (inferred)": 0.3478, "linked reads (inferred)": 0.9194, "right_edge": 0.98}, {"bin": "0.98", "interval": "0.98-0.99", "all reads": 0.003848, "linked reads": 0.0003924, "all reads (cumsum)": 0.8908, "linked reads (cumsum)": 0.9855, "range_label": "0.98-0.99", "all reads (inferred)": 0.3483, "linked reads (inferred)": 0.9208, "right_edge": 0.99}, {"bin": "0.99", "interval": "0.99-1.0", "all reads": 0.1092, "linked reads": 0.01451, "all reads (cumsum)": 1.0, "linked reads (cumsum)": 1.0, "range_label": "0.99-1.0", "all reads (inferred)": 1.0, "linked reads (inferred)": 1.0, "right_edge": 1.0}]}}
